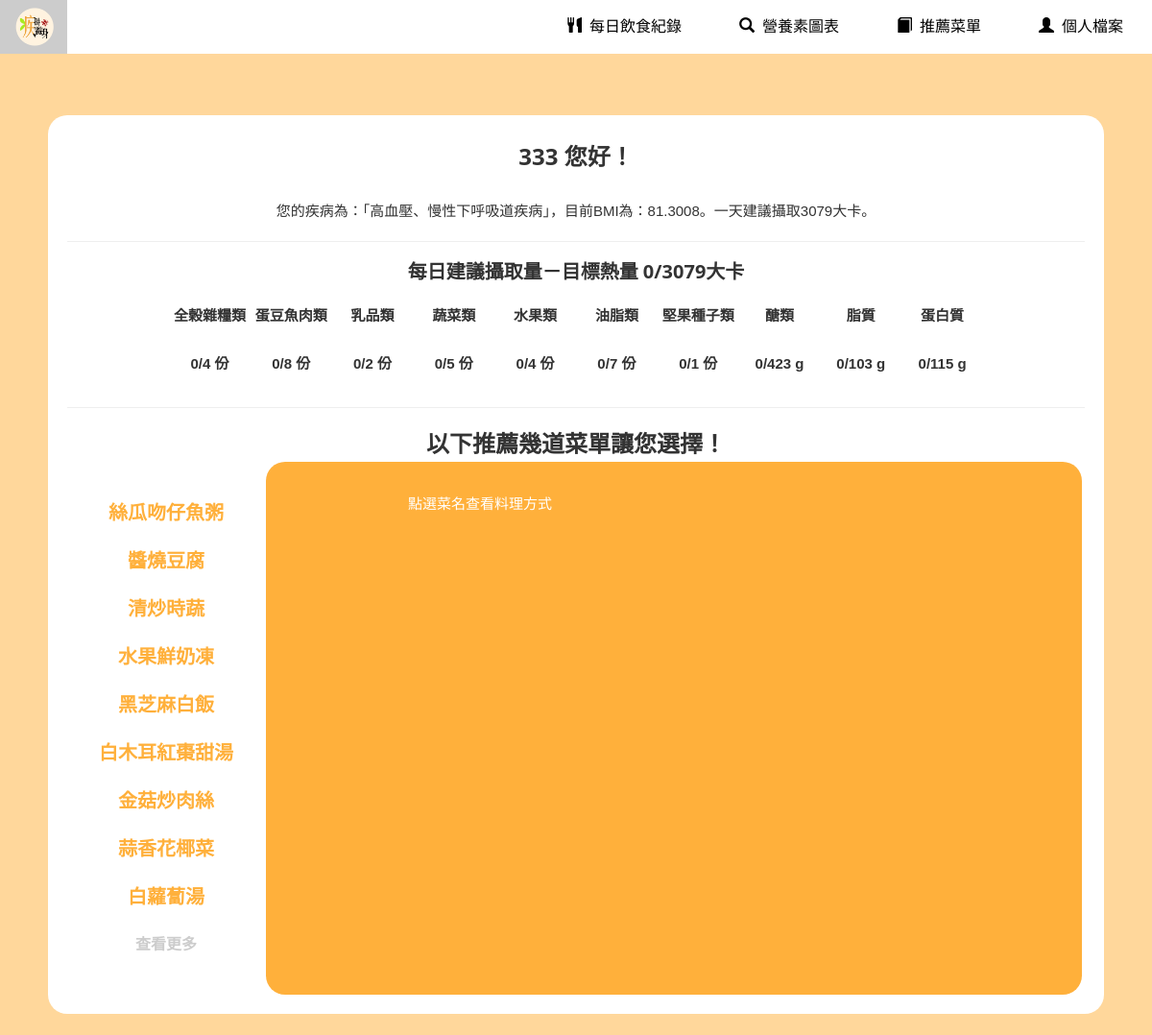
Page /menu.php (signed in) on the earlier database version.
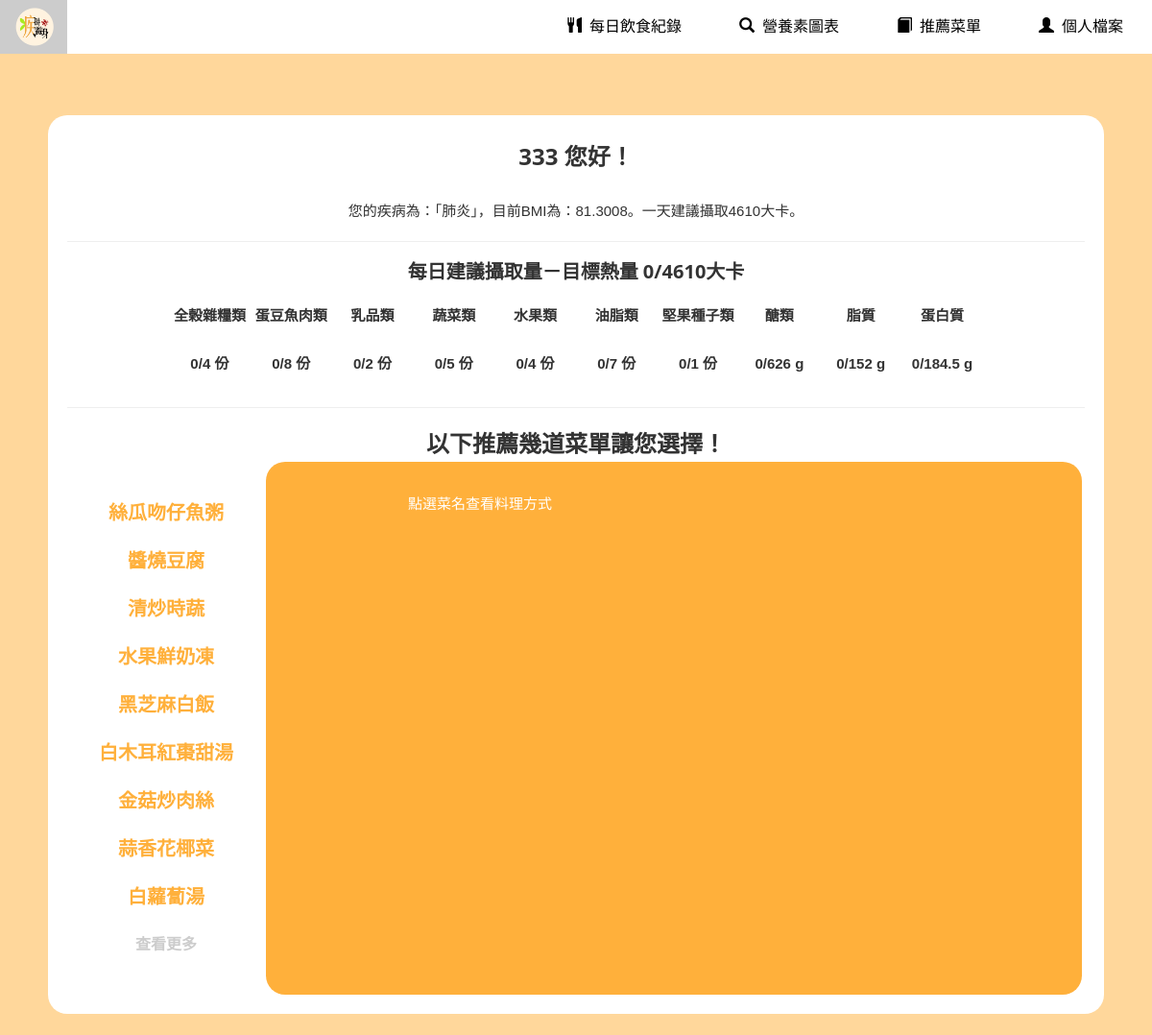
Same page on the later database version.
### tables this page shows
CREATE TABLE `user` (
  `ID` int(11) NOT NULL,
  `userid` varchar(10) NOT NULL,
  `password` varchar(100) NOT NULL,
  `name` text NOT NULL,
  `gender` varchar(11) NOT NULL,
  `date` date NOT NULL,
  `age` int(11) NOT NULL,
  `height` float NOT NULL,
  `weight` float NOT NULL,
  `BMI` float NOT NULL,
  `sport` text NOT NULL,
  `disease` varchar(10) NOT NULL,
  `disease2` varchar(10) NOT NULL,
  `disease3` varchar(10) NOT NULL,
  `disease4` varchar(10) NOT NULL,
  `disease5` varchar(10) NOT NULL,
  `disease6` varchar(10) NOT NULL,
  `disease7` varchar(10) NOT NULL
);

### menu.php (the view, shortened to what this page needs)
<?php
	include("configure.php");
	$link = new PDO('mysql:host=' . $hostname . ';dbname=' . $database . ';charset=utf8', $username, $password);
	if ($_SESSION['userID'] == null) {
		echo "<script>alert('請先登入唷！')</script>";
		echo "<meta http-equiv=REFRESH CONTENT=0;url='user_login.php'>";
	} else {
		$userID=$_SESSION['userID'];
		$query = "SELECT * FROM `user` WHERE `userID`='$userID'";
		$result = $link->query($query);
		foreach ($result as $row) {
			$userID = $row["userid"];
			$Name = $row["name"];
		}
	}
?>
<!DOCTYPE html>
<html>
<head>
<link rel="stylesheet" href="css/bootstrap-3.3.7.css" type="text/css">
<link rel="stylesheet" href="css/w3.css">
<link rel="stylesheet" href="css/mine.css">
<link rel="stylesheet" href="https://cdnjs.cloudflare.com/ajax/libs/font-awesome/4.7.0/css/font-awesome.min.css">
</head>
<body class="bgimg-1">
<?php include("header.php"); ?>
<div class="container1">
<?php
    $query = "SELECT * FROM `user` WHERE `userID`='$userID'";
	$result = $link->query($query);
	foreach ($result as $row) {
        $user_weight = $row["weight"];
		$user_BMI = $row["BMI"];
		$user_disease = $row["disease"];
		$user_disease2 = $row["disease2"];
	}
	function function_category($user_cal){
		if($user_cal<1500){
			$category_1=1.5;
			$category_2=3;
			$category_3=1.5;
			$category_4=3;
			$category_5=2;
			$category_6=3;
			$category_7=1;
		}
		else{
			$category_1=4;
			$category_2=8;
			$category_3=2;
			$category_4=5;
			$category_5=4;
			$category_6=7;
			$category_7=1;
		}
	}
	function function_goal($user_cal){
		$goal_glyco=($user_cal*0.55)/4;
		$goal_glyco=round($goal_glyco);
		$goal_protein=($user_cal*0.15)/4;
		$goal_protein=round($goal_protein);
		$goal_fat=($user_cal*0.3)/9;
		$goal_fat=round($goal_fat);
	}
	if($user_disease=="肺炎"){
		$goal_protein=$user_weight*1.5;
	}
	$user_goal_cal=$goal_glyco*4+$goal_fat*9+$goal_protein*4;
	$now_cal=0;
	$now_category_1=0;
	$now_category_2=0;
	$now_category_3=0;
	$now_category_4=0;
	$now_category_5=0;
	$now_category_6=0;
	$now_category_7=0;
	$now_glyco=0;
	$now_fat=0;
	$now_protein=0;
    echo "<h3><b>".$Name." 您好！</b></h3><br>
	您的疾病為：「";
	echo $user_disease;
	if($user_disease2!=0){echo "、".$user_disease2;}
	echo "」，目前BMI為：".$user_BMI."。一天建議攝取".$user_goal_cal."大卡。<br>
    <hr><h4><b>每日建議攝取量－目標熱量 $now_cal/".$user_goal_cal."大卡</b></h4>
	<table width='80%'>
	<tr>
	<td><b>全榖雜糧類</b></td>
	<td><b>蛋豆魚肉類</b></td>
	<td><b>乳品類</b></td>
	<td><b>蔬菜類</b></td>
	<td><b>水果類</b></td>
	<td><b>油脂類</b></td>
	<td><b>堅果種子類</b></td>
	<td><b>醣類</b></td>
	<td><b>脂質</b></td>
	<td><b>蛋白質</b></td>
	</tr>
	<tr>
	<td><b>$now_category_1/$category_1 份</b></td>
	<td><b>$now_category_2/$category_2 份</b></td>
	<td><b>$now_category_3/$category_3 份</b></td>
	<td><b>$now_category_4/$category_4 份</b></td>
	<td><b>$now_category_5/$category_5 份</b></td>
	<td><b>$now_category_6/$category_6 份</b></td>
	<td><b>$now_category_7/$category_7 份</b></td>
	<td><b>$now_glyco/$goal_glyco g</b></td>
	<td><b>$now_fat/$goal_fat g</b></td>
	<td><b>$now_protein/$goal_protein g</b></td>
	</tr>
	</table>
	<hr>
	<b><font size='5'>以下推薦幾道菜單讓您選擇！</font></b><br>";
?>
	<div class="box" id="left">
		<table width="200">
			<?PHP
				$link = new PDO('mysql:host=' . $hostname . ';dbname=' . $database . ';charset=utf8', $username, $password);
				$query = "SELECT count(dishID) FROM t_menugetid ";
				$result = $link->query($query);
				$count = $result->fetchColumn();
				if($count==0){
					$query = "SELECT DISTINCT recipe.dishID,dish.dishname,dish.method FROM recipe INNER JOIN dish on recipe.dishID = dish.ID LIMIT 9";
					$result = $link->query($query);
					foreach ($result as $row){
						$dishID = $row['dishID'];
						$dishname = $row['dishname'];
						$method = $row['method'];
						echo '<tr>'.
						'<td class="dish" onClick="showtitle(event);" title="'.nl2br($method).'" id="'.$dishID.'">'.$dishname.'</td></tr>';
					}
				}
			?>
		<tr><td class="check"><a href="menu_button.php">查看更多</a></td></tr>
		</table>
	</div>
	<div class="container2">
		<div class="box" id="right">
			點選菜名查看料理方式<br><br>
				<div id="getdish">&nbsp;</div>
				<div class="get" id="gettitle">&nbsp;</div>
			</div>
			<div class="box" id="right">
				<div class="get" id="getid"><br></div>
			</div>
		</div>
	</div>
<br>
</body>
</html>

### header.php (shortened to what this page needs)
<!DOCTYPE html>
<html>
<head>
<link rel="stylesheet" href="css/bootstrap-3.3.7.css" type="text/css">
<link rel="stylesheet" href="css/w3.css">
<link rel="stylesheet" href="https://cdnjs.cloudflare.com/ajax/libs/font-awesome/4.7.0/css/font-awesome.min.css">
</head>
<body>
<div class="w3-top">
  <div class="w3-white w3-card" id="myNavbar">
    <div class="w3-button"  style="position:absolute; left:0px;"><a href="index.php" ><img src="image/logo.png" height='40px'/></a></div>
    <div class="w3-right w3-hide-small top">
	<ul class="drop-down-menu">
      <li><a href="daily_diet.php" class="w3-bar-item w3-button"><i class="glyphicon glyphicon-cutlery"></i>每日飲食紀錄</a></li>
      <li><a href="chart.php" class="w3-bar-item w3-button"><i class="glyphicon glyphicon-search"></i>營養素圖表</a></li>
      <li><a href="menu.php" class="w3-bar-item w3-button"><i class="glyphicon glyphicon-book"></i>推薦菜單</a></li>
      <li><a class="w3-bar-item w3-button"><i class="glyphicon glyphicon-user"></i>個人檔案</a>
	  </li>
	</ul>
    </div>
  </div>
</div>
</body>
</html>

### css/w3.css (style rules this page uses)
*,*:before,*:after { box-sizing:inherit }
html { -ms-text-size-adjust:100%;-webkit-text-size-adjust:100% }
body { margin:0 }
a { background-color:transparent }
b,strong { font-weight:bolder }
img { border-style:none }
hr { box-sizing:content-box;height:0;overflow:visible }
html,body { font-family:Verdana,sans-serif;font-size:15px;line-height:1.5 }
html { overflow-x:hidden }
h3 { font-size:24px }
h4 { font-size:20px }
h1,h2,h3,h4,h5,h6 { font-family:"Segoe UI",Arial,sans-serif;font-weight:400;margin:10px 0 }
hr { border:0;border-top:1px solid #eee;margin:20px 0 }
img { vertical-align:middle }
a { color:inherit }
.w3-btn,.w3-button { border:none;display:inline-block;padding:8px 16px;vertical-align:middle;overflow:hidden;text-decoration:none;color:inherit;background-color:inherit;text-align:center;cursor:pointer;white-space:nowrap }
.w3-btn,.w3-button { -webkit-touch-callout:none;-webkit-user-select:none;-khtml-user-select:none;-moz-user-select:none;-ms-user-select:none;user-select:none }
.w3-top,.w3-bottom { position:fixed;width:100%;z-index:1 }
.w3-top { top:0 }
.w3-card,.w3-card-2 { box-shadow:0 2px 5px 0 rgba(0,0,0,0.16),0 2px 10px 0 rgba(0,0,0,0.12) }
.w3-right { float:right!important }
.w3-white,.w3-hover-white:hover { color:#000!important;background-color:#fff!important }

### css/mine.css (style rules this page uses)
body,h1,h2,h3,h4,h5,h6 { font-family: "微軟正黑體", sans-serif }
body, html { height: 100%; line-height: 1.8; text-align: center; font-size:16px; padding-top:40px; }
.bgimg-1 { background-position: center; background-size: cover; background-color: #FFD79B; min-height: 100%; }

### menu.php (style rules this page uses)
body { background-color:#FFD79B; padding-top:80px; }
table { height: auto; margin: auto; text-align:center; }
td { width: 50px; height: 50px; border:solid 0px; }
.dish { color: #FFB03B; font-size: 20px; transition: ease-in 0.5s; font-weight:bold; }
.check { color: #CCC; font-size: 16px; transition: ease-in 0.5s; font-weight:bold; }
.box { height: 500px; display: inline-block; color: #FFF; }
#right { background: #FFB03B; }
#getdish { font-size: 36px; height: 150px; font-weight:bold; line-height: 150px; }
#gettitle { font-size: 20px; }
.get { height: 300px; width:400px; overflow: auto; text-align:left; padding:10px; display:inline-block; }
.container1 { width: 1100px; text-align:center; background:#FFF; margin:auto; padding:20px; border-radius:20px; }
.container2 { width: 850px; text-align:center; background:#FFB03B; margin:auto; padding:20px; border-radius:20px; display:inline-block; }
#getid { height:508px; color:#FFF; }

### header.php (style rules this page uses)
.top { font-size:16px; }
ul { margin: 0; padding: 0; list-style: none; }
ul.drop-down-menu { display: inline-block; }
ul.drop-down-menu li { position: relative; white-space: nowrap; }
ul.drop-down-menu > li { float: left; }
ul.drop-down-menu a { background-color: #fff; display: block; padding: 0 30px; text-decoration: none; line-height: 56px; }

Differences in the rows shown:
changed user: disease "高血壓" → "肺炎"; weight "3079" → "4610"; weight "423" → "626"; weight "103" → "152"; weight "115" → "184.5"; disease2 "慢性下呼吸道疾病" → (not shown)
